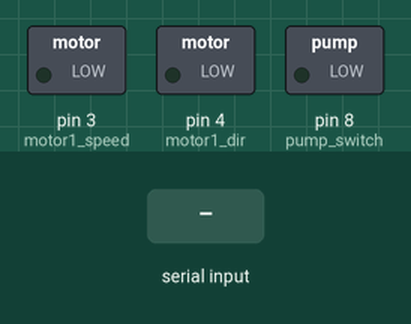
Bench run of a sketch on a simulated Arduino Uno, built with avr-gcc and run on an emulated ATmega328P. Shown: switched loads named in the sketch (green lamp = pin HIGH). The test bench sets the inputs (shaded band).

Above: at 1.2 s.
1.3 s: "q" received over Serial
At 2.1 s:
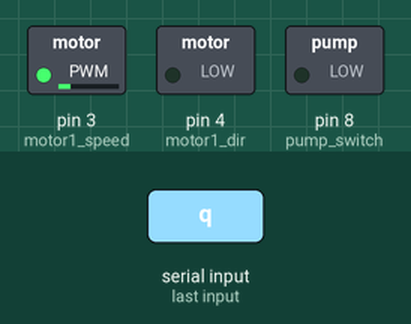
3.8 s: "a" received over Serial
At 5.1 s:
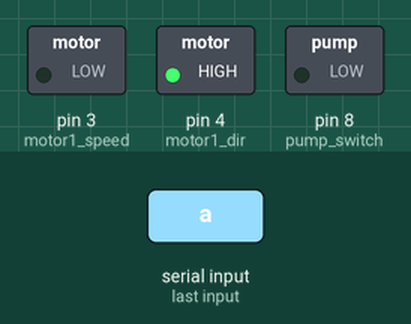
6.3 s: "o" received over Serial
At 7.5 s:
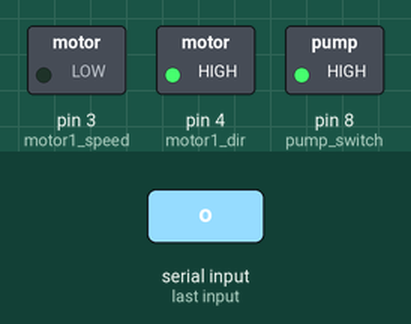
7.8 s: "q" received over Serial
At 9.4 s:
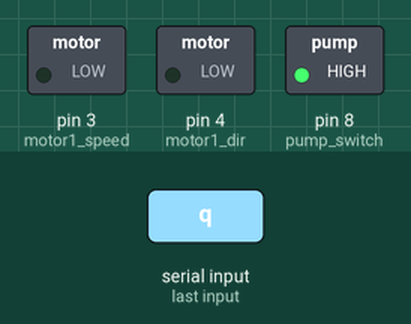
10.3 s: "a" received over Serial
At 11.1 s:
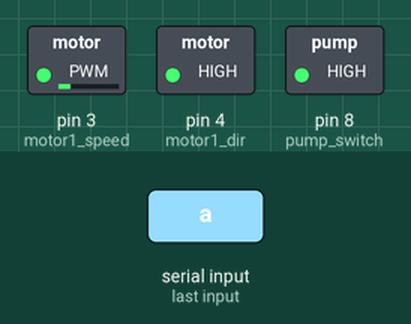
12.8 s: "l" received over Serial
At 13.6 s:
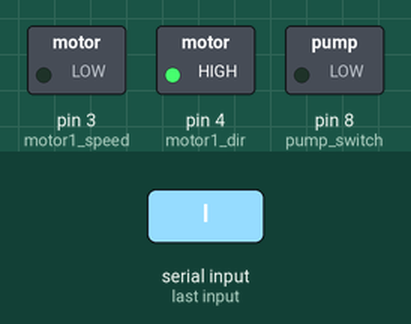
Timing chart, 0 to 15.3 s (numbered marks = the images above; inputs shaded):
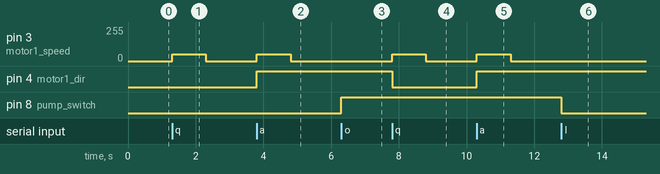

The sketch:

robotic_arm.ino
```cpp
#define motor1_speed 3
#define motor2_speed 0
#define motor3_speed 0
#define motor1_dir 4
#define motor2_dir 0
#define motor3_dir 0

#define pump_switch 8

const int speed=50;
bool dataIn=false;
char input;

void setup() {
  // put your setup code here, to run once:
  pinMode(motor1_speed, OUTPUT);
  pinMode(motor2_speed, OUTPUT);
  pinMode(motor3_speed, OUTPUT);
  pinMode(motor1_dir, OUTPUT);
  pinMode(motor2_dir, OUTPUT);
  pinMode(motor3_dir, OUTPUT);
  pinMode(pump_switch, OUTPUT);

  digitalWrite(pump_switch, LOW);

  Serial.begin(9600);

}

void loop() {
  // put your main code here, to run repeatedly:
  if(Serial.available()>0);
  {
    input = Serial.read();
    dataIn = true;
  }

  if(dataIn == true)
  {
    switch(input)
    {
      case 'q':
      {
        analogWrite(motor1_speed, speed);
        digitalWrite(motor1_dir, LOW);
        delay(1000);

        break;
      }

      case 'a':
      {
        analogWrite(motor1_speed, speed);
        digitalWrite(motor1_dir, HIGH);
        delay(1000);

        break;
      }

      case 'w':
      {
        analogWrite(motor2_speed, speed);
        digitalWrite(motor2_dir, LOW);
        delay(1000);

        break;
      }

      case 's':
      {
        analogWrite(motor2_speed, speed);
        digitalWrite(motor2_dir, HIGH);
        delay(1000);

        break;
      }

      case 'e':
      {
        analogWrite(motor3_speed, speed);
        digitalWrite(motor3_dir, LOW);
        delay(1000);

        break;
      }

      case 'd':
      {
        analogWrite(motor3_speed, speed);
        digitalWrite(motor3_dir, HIGH);
        delay(1000);

        break;
      }

      case 'o':
      {
        digitalWrite(pump_switch, HIGH);

        break;
      }

      case 'l':
      {
        digitalWrite(pump_switch, LOW);

        break;
      }

      default:
      {
        analogWrite(motor1_speed, 0);
        analogWrite(motor2_speed, 0);
        analogWrite(motor3_speed, 0);

        break;
      }
    }

    analogWrite(motor1_speed, 0);
    analogWrite(motor2_speed, 0);
    analogWrite(motor3_speed, 0);

    dataIn=false;
  }

}
```

Measured:
- after the input at 1.3 s, pin 3 (motor1_speed): 0/255 → 50/255 at once, → 0/255 1.0 s later
- after the input at 3.8 s, pin 3 (motor1_speed): 0/255 → 50/255 at once, → 0/255 1.0 s later; pin 4 (motor1_dir): LOW → HIGH at once
- after the input at 6.3 s, pin 8 (pump_switch): LOW → HIGH at once
- after the input at 7.8 s, pin 3 (motor1_speed): 0/255 → 50/255 at once, → 0/255 1.0 s later; pin 4 (motor1_dir): HIGH → LOW at once
- after the input at 10.3 s, pin 3 (motor1_speed): 0/255 → 50/255 at once, → 0/255 1.0 s later; pin 4 (motor1_dir): LOW → HIGH at once
- after the input at 12.8 s, pin 8 (pump_switch): HIGH → LOW at once
